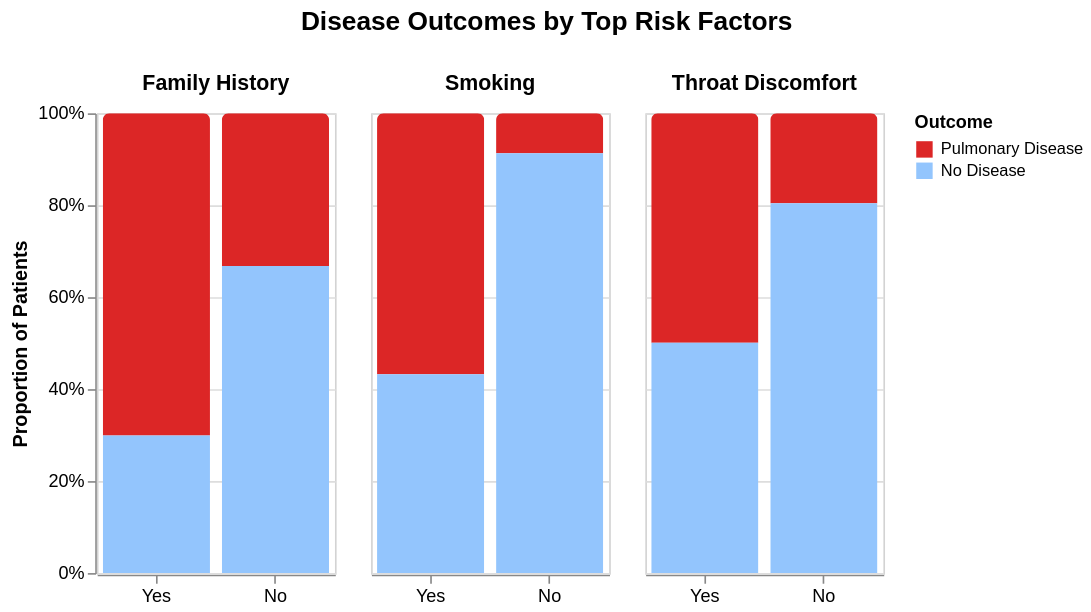

Source (notebook cell):
### Code cell
rows = []
# include the 3 factors
for factor, col in [
    ('Smoking', 'smoking'),
    ('Family History', 'smoking_family_history'),
    ('Throat Discomfort', 'throat_discomfort'),
]:
    #split patients into two groups (smoking vs non-smoking)
    for val, label in [(1, 'Yes'), (0, 'No')]:
        sub = df[df[col] == val]
        total = len(sub)
        #calculate which portion has the disease
        for disease_val, disease_label in [(1, 'Pulmonary Disease'), (0, 'No Disease')]:
            count = (sub['pulmonary_disease_num'] == disease_val).sum()
            rows.append({
                'Factor': factor,
                'Group': label,
                'Outcome': disease_label,
                'Proportion': count / total,
                'Count': int(count),
                'Total': int(total)
            })

stack_df = pd.DataFrame(rows)

# Dropdown to filter by factor
input_dropdown = alt.binding_select(
    options=[None, 'Smoking', 'Family History', 'Throat Discomfort'],
    labels=['All', 'Smoking', 'Family History', 'Throat Discomfort'],
    name='Factor: '
)
selection = alt.selection_point(fields=['Factor'], bind=input_dropdown)

alt.Chart(stack_df).mark_bar(
    cornerRadiusTopLeft=4,
    cornerRadiusTopRight=4
).encode(
    x = alt.X('Group:N',
              sort=['Yes', 'No'],
              axis=alt.Axis(title=None, labelAngle=0)),
    y = alt.Y('Proportion:Q',
              stack='normalize',
              axis=alt.Axis(title='Proportion of Patients', format='%')),
    color = alt.Color('Outcome:N',
                      scale=alt.Scale(
                          domain=['Pulmonary Disease', 'No Disease'],
                          range=['#DC2626', '#93C5FD']
                      ),
                      legend=alt.Legend(title='Outcome')),
    column = alt.Column('Factor:N',
                        header=alt.Header(labelFontSize=13, labelFontWeight='bold', titleFontSize=0)),
    opacity = alt.condition(selection, alt.value(1), alt.value(0.2)),
    tooltip=[
        alt.Tooltip('Factor:N', title='Factor'),
        alt.Tooltip('Group:N', title='Group'),
        alt.Tooltip('Outcome:N', title='Outcome'),
        alt.Tooltip('Proportion:Q', title='Proportion', format='.1%'),
        alt.Tooltip('Count:Q', title='Count'),
        alt.Tooltip('Total:Q', title='Total in group'),
    ]
).add_params(
    selection
).properties(
    width=145,
    height=280,
    title=alt.TitleParams(
        text='Disease Outcomes by Top Risk Factors',
        fontSize=16,
        anchor='middle'
    )
).configure_view(
    stroke='lightgray'
).configure_axis(
    labelFontSize=11,
    titleFontSize=12
)

### Figure 1 — Vega-Lite specification as saved in the notebook (floating-point values rounded to 4 significant figures)
{"config": {"view": {"continuousWidth": 300, "continuousHeight": 300, "stroke": "lightgray"}, "axis": {"labelFontSize": 11, "titleFontSize": 12}}, "data": {"name": "data-ffd0ee356c9e8dab837cff77a85486f8"}, "mark": {"type": "bar", "cornerRadiusTopLeft": 4, "cornerRadiusTopRight": 4}, "encoding": {"color": {"field": "Outcome", "legend": {"title": "Outcome"}, "scale": {"domain": ["Pulmonary Disease", "No Disease"], "range": ["#DC2626", "#93C5FD"]}, "type": "nominal"}, "column": {"field": "Factor", "header": {"labelFontSize": 13, "labelFontWeight": "bold", "titleFontSize": 0}, "type": "nominal"}, "opacity": {"condition": {"param": "param_1a4bc3ffa4071513", "value": 1}, "value": 0.2}, "tooltip": [{"field": "Factor", "title": "Factor", "type": "nominal"}, {"field": "Group", "title": "Group", "type": "nominal"}, {"field": "Outcome", "title": "Outcome", "type": "nominal"}, {"field": "Proportion", "format": ".1%", "title": "Proportion", "type": "quantitative"}, {"field": "Count", "title": "Count", "type": "quantitative"}, {"field": "Total", "title": "Total in group", "type": "quantitative"}], "x": {"axis": {"labelAngle": 0, "title": null}, "field": "Group", "sort": ["Yes", "No"], "type": "nominal"}, "y": {"axis": {"format": "%", "title": "Proportion of Patients"}, "field": "Proportion", "stack": "normalize", "type": "quantitative"}}, "height": 280, "params": [{"name": "param_1a4bc3ffa4071513", "select": {"type": "point", "fields": ["Factor"]}, "bind": {"input": "select", "options": [null, "Smoking", "Family History", "Throat Discomfort"], "labels": ["All", "Smoking", "Family History", "Throat Discomfort"], "name": "Factor: "}}], "title": {"text": "Disease Outcomes by Top Risk Factors", "anchor": "middle", "fontSize": 16}, "width": 145, "$schema": "https://vega.github.io/schema/vega-lite/v6.1.0.json", "datasets": {"data-ffd0ee356c9e8dab837cff77a85486f8": [{"Factor": "Smoking", "Group": "Yes", "Outcome": "Pulmonary Disease", "Proportion": 0.5678, "Count": 1892, "Total": 3332}, {"Factor": "Smoking", "Group": "Yes", "Outcome": "No Disease", "Proportion": 0.4322, "Count": 1440, "Total": 3332}, {"Factor": "Smoking", "Group": "No", "Outcome": "Pulmonary Disease", "Proportion": 0.08693, "Count": 145, "Total": 1668}, {"Factor": "Smoking", "Group": "No", "Outcome": "No Disease", "Proportion": 0.9131, "Count": 1523, "Total": 1668}, {"Factor": "Family History", "Group": "Yes", "Outcome": "Pulmonary Disease", "Proportion": 0.701, "Count": 715, "Total": 1020}, {"Factor": "Family History", "Group": "Yes", "Outcome": "No Disease", "Proportion": 0.299, "Count": 305, "Total": 1020}, {"Factor": "Family History", "Group": "No", "Outcome": "Pulmonary Disease", "Proportion": 0.3322, "Count": 1322, "Total": 3980}, {"Factor": "Family History", "Group": "No", "Outcome": "No Disease", "Proportion": 0.6678, "Count": 2658, "Total": 3980}, {"Factor": "Throat Discomfort", "Group": "Yes", "Outcome": "Pulmonary Disease", "Proportion": 0.499, "Count": 1742, "Total": 3491}, {"Factor": "Throat Discomfort", "Group": "Yes", "Outcome": "No Disease", "Proportion": 0.501, "Count": 1749, "Total": 3491}, {"Factor": "Throat Discomfort", "Group": "No", "Outcome": "Pulmonary Disease", "Proportion": 0.1955, "Count": 295, "Total": 1509}, {"Factor": "Throat Discomfort", "Group": "No", "Outcome": "No Disease", "Proportion": 0.8045, "Count": 1214, "Total": 1509}]}}
